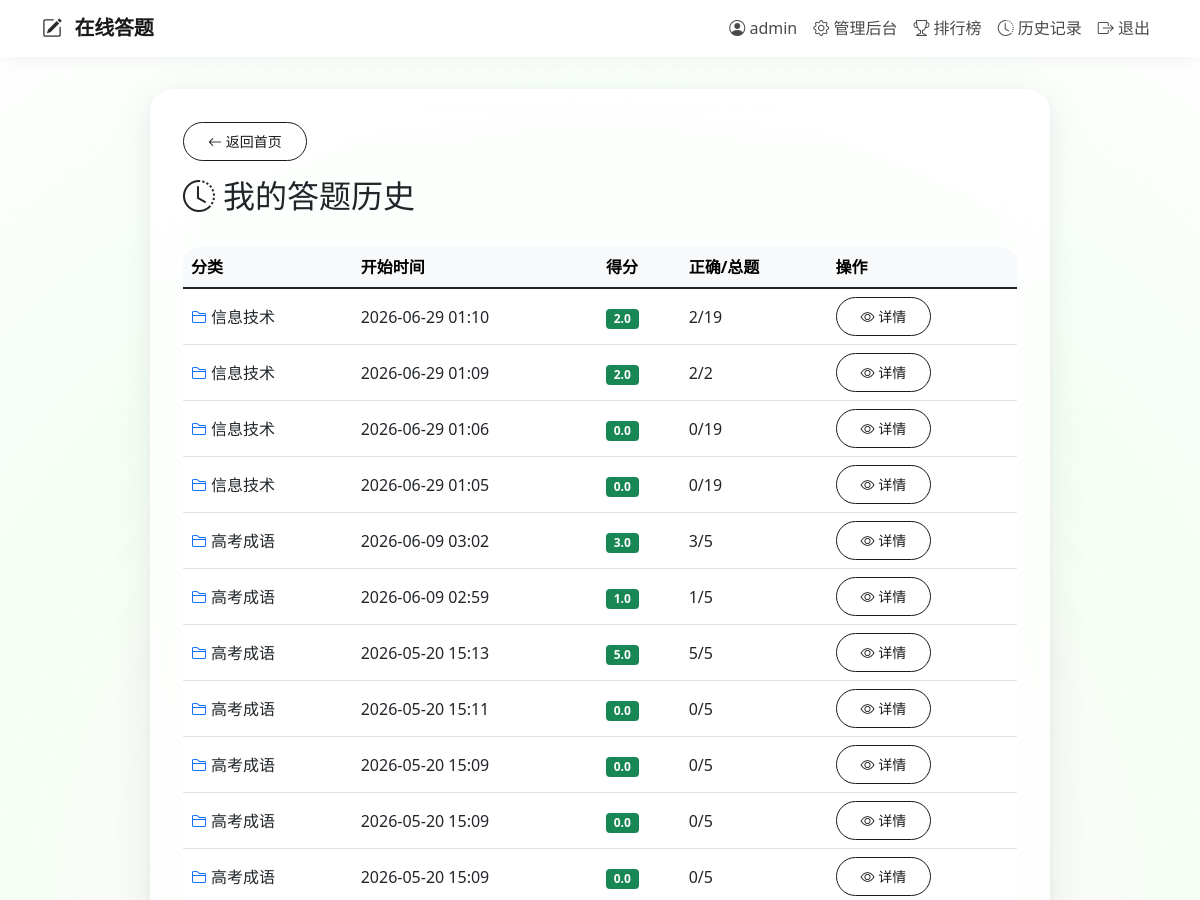
The app's page /history (signed in, upper part), older data.
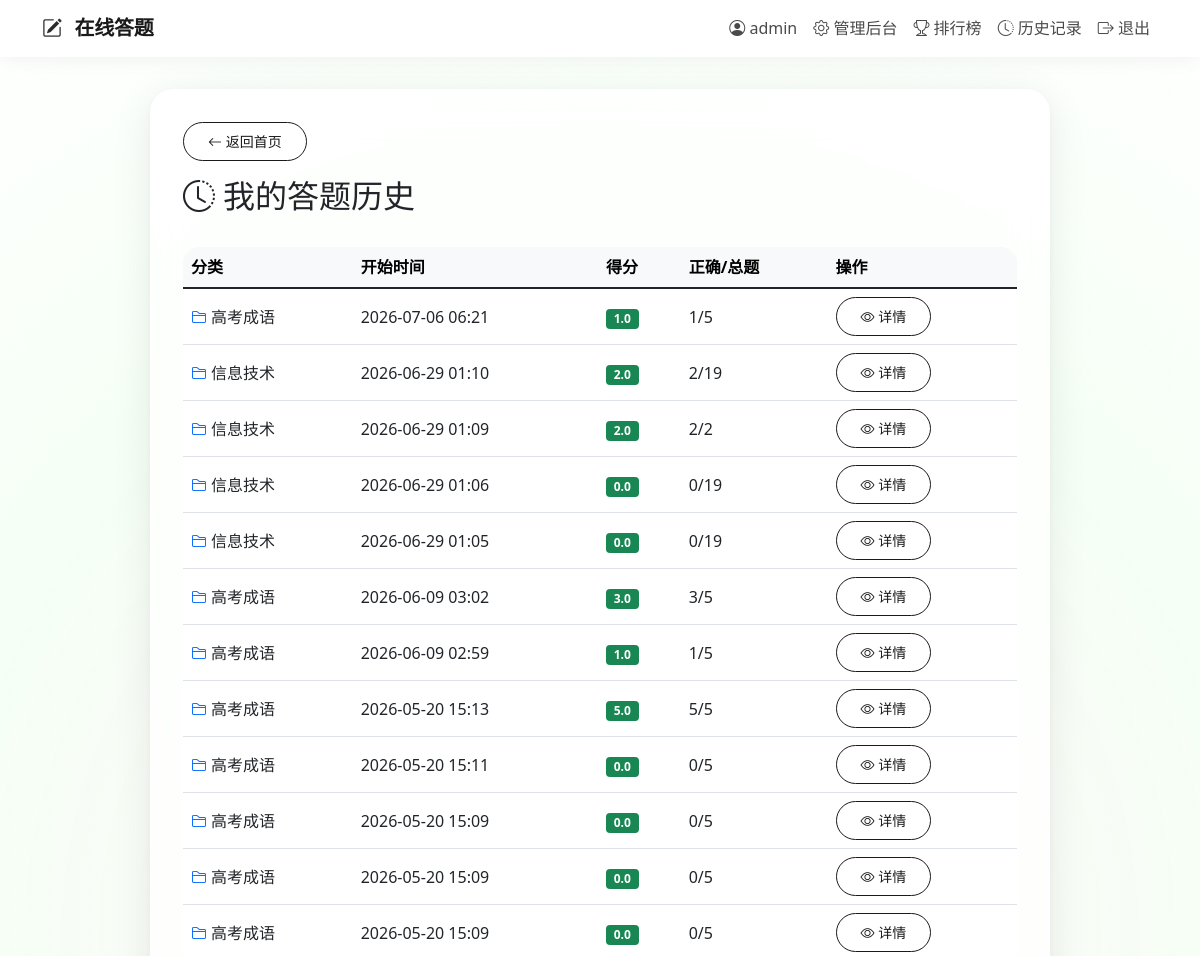
The same page, newer data.
### models.py (models this page shows)
class User(UserMixin, db.Model):
    id = db.Column(db.Integer, primary_key=True)
    username = db.Column(db.String(80), unique=True, nullable=False)
    email = db.Column(db.String(120), unique=True, nullable=False)
    password_hash = db.Column(db.String(128))
    role = db.Column(db.String(20), default='user')
    created_at = db.Column(db.DateTime, default=datetime.utcnow)
    status = db.Column(db.Boolean, default=True)
    quiz_records = db.relationship('QuizRecord', backref='user', lazy='dynamic')
    progresses = db.relationship('UserProgress', backref='user', lazy='dynamic')

class QuizRecord(db.Model):
    id = db.Column(db.Integer, primary_key=True)
    user_id = db.Column(db.Integer, db.ForeignKey('user.id'), nullable=False)
    category_id = db.Column(db.Integer, db.ForeignKey('category.id'), nullable=False)
    start_time = db.Column(db.DateTime, default=datetime.utcnow)
    end_time = db.Column(db.DateTime)
    score = db.Column(db.Float, default=0)
    total_questions = db.Column(db.Integer)
    correct_count = db.Column(db.Integer, default=0)
    details = db.relationship('QuizDetail', backref='record', lazy='select', cascade='all, delete-orphan')

class Category(db.Model):
    id = db.Column(db.Integer, primary_key=True)
    name = db.Column(db.String(100), nullable=False)
    parent_id = db.Column(db.Integer, db.ForeignKey('category.id'), nullable=True)
    sort_order = db.Column(db.Integer, default=0)
    created_at = db.Column(db.DateTime, default=datetime.utcnow)
    parent = db.relationship('Category', remote_side=[id], backref='children')
    questions = db.relationship('Question', backref='category', lazy='dynamic')
    groups = db.relationship('Group', backref='category', lazy='dynamic')
    quiz_records = db.relationship('QuizRecord', backref='category', lazy='dynamic')

### routes/quiz.py (the view)
@quiz_bp.route('/history')
@login_required
def history():
    records = QuizRecord.query.filter_by(user_id=current_user.id).order_by(QuizRecord.start_time.desc()).all()
    return render_template('history.html', records=records)

### app.py (called while the page is built)
@login_manager.user_loader
def load_user(user_id):
    from models import User
    return User.query.get(int(user_id))

### templates/history.html (shortened to what this page needs)
{% extends "base.html" %}
{% block content %}
<div class="mb-3">
    <a href="{{ url_for('quiz.index') }}" class="btn btn-outline-secondary btn-sm">
        <i class="bi bi-arrow-left"></i> 返回首页
    </a>
</div>
<div class="d-flex justify-content-between align-items-center mb-4">
    <h2><i class="bi bi-clock-history me-2"></i>我的答题历史</h2>
</div>
<div class="table-responsive">
    <table class="table table-hover align-middle bg-white">
        <thead class="table-light">
            <tr>
                <th>分类</th>
                <th>开始时间</th>
                <th>得分</th>
                <th>正确/总题</th>
                <th>操作</th>
            </tr>
        </thead>
        <tbody>
            {% for rec in records %}
            <tr>
                <td><i class="bi bi-folder2 me-1 text-primary"></i>{{ rec.category.name }}</td>
                <td>{{ rec.start_time.strftime('%Y-%m-%d %H:%M') }}</td>
                <td><span class="badge bg-success">{{ rec.score }}</span></td>
                <td>{{ rec.correct_count }}/{{ rec.total_questions }}</td>
                <td>
                    <a href="{{ url_for('quiz.result', record_id=rec.id) }}" class="btn btn-sm btn-outline-primary">
                        <i class="bi bi-eye"></i> 详情
                    </a>
                </td>
            </tr>
            {% else %}
            <tr>
                <td colspan="5" class="text-center py-4 text-muted">
                    <i class="bi bi-inbox fs-1 d-block mb-2"></i> 暂无答题记录
                </td>
            </tr>
            {% endfor %}
        </tbody>
    </table>
</div>
{% endblock %}

### templates/base.html (shortened to what this page needs)
<!DOCTYPE html>
<html lang="zh">
<head>
    <link href="https://cdn.bootcdn.net/ajax/libs/twitter-bootstrap/5.1.3/css/bootstrap.min.css" rel="stylesheet">
    <link rel="stylesheet" href="https://cdn.bootcdn.net/ajax/libs/bootstrap-icons/1.8.1/font/bootstrap-icons.css">
    <link rel="stylesheet" href="https://cdn.bootcdn.net/ajax/libs/animate.css/4.1.1/animate.min.css">
</head>
<body>
    <nav class="navbar navbar-expand-lg">
        <div class="container">
            <a class="navbar-brand" href="{{ url_for('quiz.index') }}">
                <i class="bi bi-pencil-square"></i> 在线答题
            </a>
            <div class="collapse navbar-collapse" id="navbarNav">
                <ul class="navbar-nav ms-auto">
                    {% if current_user.is_authenticated %}
                        <li class="nav-item">
                            <span class="nav-link"><i class="bi bi-person-circle"></i> {{ current_user.username }}</span>
                        </li>
                        {% if current_user.role == 'admin' %}
                            <li class="nav-item">
                                <a class="nav-link" href="{{ url_for('admin.admin_dashboard') }}"><i class="bi bi-gear"></i> 管理后台</a>
                            </li>
                        {% endif %}
                        <li class="nav-item">
                            <a class="nav-link" href="{{ url_for('quiz.leaderboard') }}"><i class="bi bi-trophy"></i> 排行榜</a>
                        </li>
                        <li class="nav-item">
                            <a class="nav-link" href="{{ url_for('quiz.history') }}"><i class="bi bi-clock-history"></i> 历史记录</a>
                        </li>
                        <li class="nav-item">
                            <a class="nav-link" href="{{ url_for('auth.auth_logout') }}"><i class="bi bi-box-arrow-right"></i> 退出</a>
                        </li>
                    {% endif %}
                </ul>
            </div>
        </div>
    </nav>
    <div class="main-wrapper">
        <div class="central-card">
            {% block content %}{% endblock %}
        </div>
    </div>
</body>
</html>

### templates/base.html (style rules this page uses)
:root { --x-pos: 50; --y-pos: 50; }
* { box-sizing: border-box; }
html, body { margin: 0; padding: 0; min-height: 100vh; font-family: 'Segoe UI', system-ui, -apple-system, sans-serif; overflow-x: hidden; }
.navbar { background: rgba(255, 255, 255, 0.75) !important; backdrop-filter: blur(16px); -webkit-backdrop-filter: blur(16px); box-shadow: 0 2px 20px rgba(0, 0, 0, 0.06); border-bottom: 1px solid rgba(255, 255, 255, 0.5); z-index: 1000; position: relative; }
.navbar-brand { font-weight: 700; color: #1a1a1a !important; letter-spacing: -0.3px; }
.navbar-brand i { color: #2c2c2c; margin-right: 8px; }
.nav-link { transition: all 0.25s; color: #4a4a4a !important; font-weight: 500; }
.main-wrapper { display: flex; justify-content: center; align-items: flex-start; min-height: calc(100vh - 76px); padding: 2rem 1rem; position: relative; z-index: 1; }
.central-card { width: 100%; max-width: 900px; background: rgba(255, 255, 255, 0.72); backdrop-filter: blur(20px); -webkit-backdrop-filter: blur(20px); border-radius: 1.5rem; border: 1px solid rgba(255, 255, 255, 0.6); box-shadow: 0 8px 40px rgba(0, 0, 0, 0.08), 0 2px 8px rgba(0, 0, 0, 0.04); padding: 2rem; animation: fadeInUp 0.5s ease-out; }
.btn { border-radius: 2rem; padding: 0.5rem 1.5rem; font-weight: 500; transition: all 0.25s; background: transparent; border: 1.5px solid #1a1a1a; color: #1a1a1a; }
.btn-primary, .btn-success, .btn-outline-secondary { background: transparent; border: 1.5px solid #1a1a1a; color: #1a1a1a; }
.table { border-radius: 1rem; overflow: hidden; box-shadow: 0 5px 12px rgba(0, 0, 0, 0.02); background: rgba(255, 255, 255, 0.7); }

Row changes from the older to the newer data that the page shows:
added QuizRecord: category.name "高考成语", start_time "2026-07-06 06:21", score "1.0", correct_count "1", total_questions "5"
